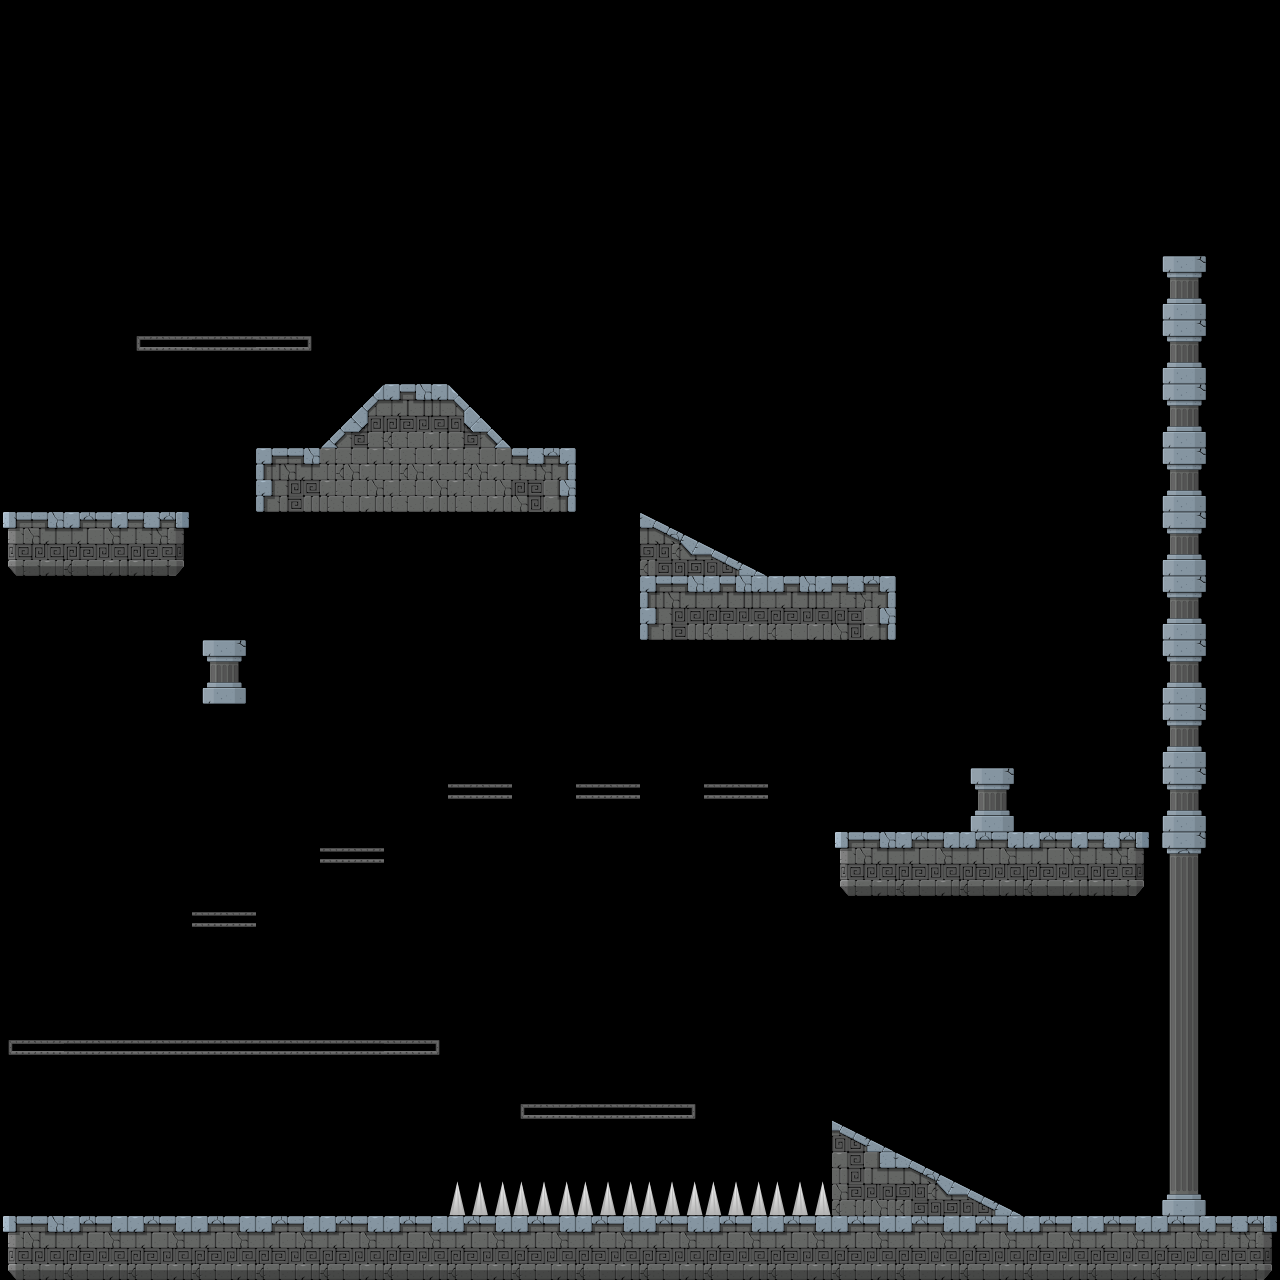

This is a level from a 2D game, rendered from its Tiled map with the project's own tilesets. A one-line summary and the map file follow, with tile-layer data summarised:
An orthogonal 20x20 tile map with 64x64 px tiles, 1 tile layer (Collisions).

<map version="1.0" orientation="orthogonal" renderorder="right-down" width="20" height="20" tilewidth="64" tileheight="64" nextobjectid="1">
 <tileset firstgid="1" name="TileSetShit" tilewidth="64" tileheight="64" tilecount="72" columns="8">
  <image source="Tileset.png" width="512" height="576" />
 </tileset>
 <layer name="Collisions" width="20" height="20">
  <data>[400 cells, 87 non-empty, 20 distinct tile ids]</data>
 </layer>
</map>
